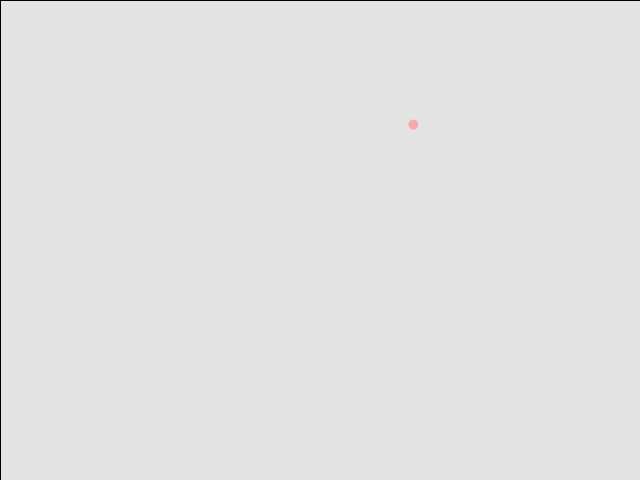
Frame 1 (no input)
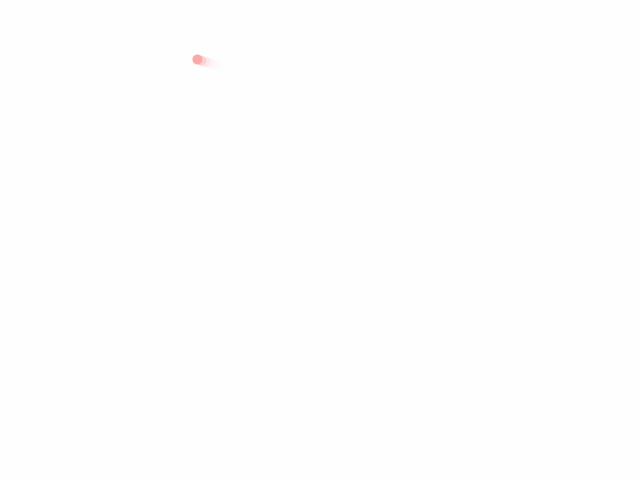
Frame 60 (the mouse pressed at the canvas centre just before this capture)
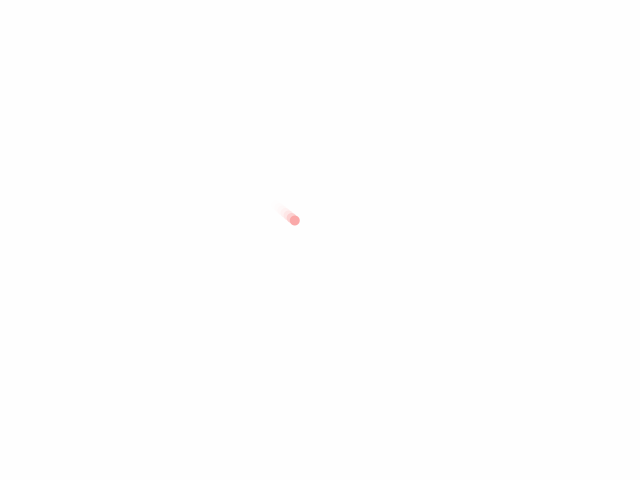
Frame 120 (the mouse held since frame 60 and released just before this capture)

The Processing sketch that drew these frames (run headless with seeded random() and noise(); from frame 60 on, the mouse is pressed at the canvas centre):

// Processing sketch: vector
// ── vector.pde
//Mover[] mover;
ArrayList<Mover> mover;
void setup(){
  size(640,480);
  mover=new ArrayList<Mover>();
  mover.add(new Mover());
  if(mover.size()>10){
    mover.remove(0);
  }
}
  
void draw(){
  fill(255,120);
  rect(0,0,width,height);
  for(Mover m:mover){
    m.step();
    m.display();
    m.checkEdges();
  }
}

// ── mover.pde
class Mover{
  PVector position;
  PVector velocity;
  PVector acceleration;
  float topSpeed;
  int size;
  
  Mover(){
    position=new PVector(random(width),random(height));
    velocity=new PVector(0,0);
    topSpeed=4;
    size=10;
  }
  void step(){
    PVector mouse=new PVector(mouseX,mouseY);
    PVector dir=PVector.sub(mouse,position);
    dir.normalize();
    dir.mult(0.5);
    acceleration=dir;
    velocity.add(acceleration);
    velocity.limit(topSpeed);
    position.add(velocity);
  }
  void display(){
    fill(250,169,169);
    noStroke();
    ellipse(position.x,position.y,size,size);
  }
  void checkEdges(){
    if(position.x<0){
        position.x=width;
    }
    else if(position.x>width){
      position.x=0;
    }
    if(position.y<0){
      position.y=height;
    }
    else if(position.y>height){
      position.y=0;
    }
  }
}
